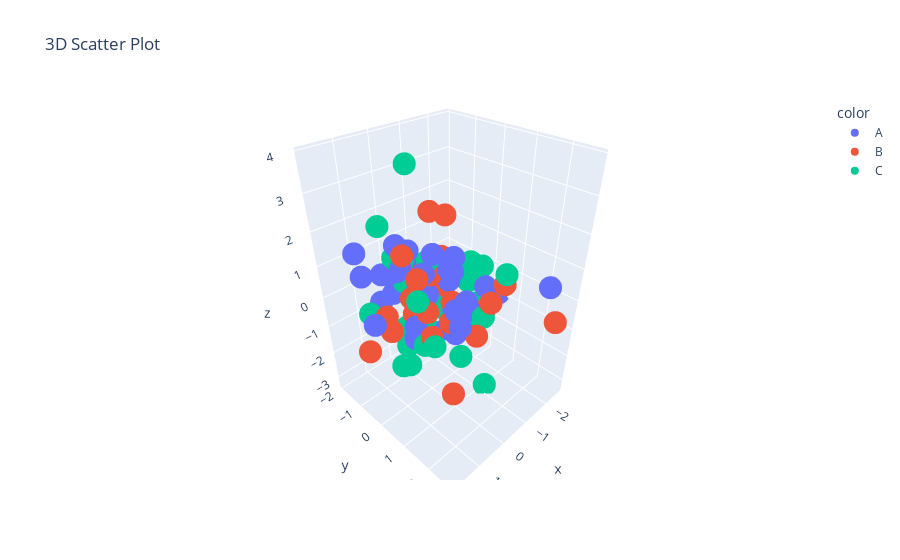

Notebook code for this chart:
### Markdown cell above
### 13. Create a 3D scatter plot using Plotly.

### Code cell
import plotly.express as px
import pandas as pd
import numpy as np

np.random.seed(42)
df = pd.DataFrame({
    'x': np.random.randn(100),
    'y': np.random.randn(100),
    'z': np.random.randn(100),
    'color': np.random.choice(['A', 'B', 'C'], 100)
})

fig = px.scatter_3d(df, x='x', y='y', z='z', color='color', title="3D Scatter Plot")

fig.show()
